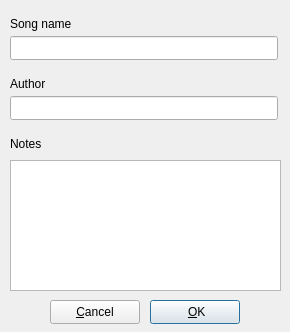
<ui version="4.0" >
 <class>SongPropertiesDialog_UI</class>
 <widget class="QDialog" name="SongPropertiesDialog_UI" >
  <property name="geometry" >
   <rect>
    <x>0</x>
    <y>0</y>
    <width>290</width>
    <height>332</height>
   </rect>
  </property>
  <property name="windowTitle" >
   <string>Form1</string>
  </property>
  <widget class="QLineEdit" name="songNameTxt" >
   <property name="geometry" >
    <rect>
     <x>10</x>
     <y>36</y>
     <width>268</width>
     <height>24</height>
    </rect>
   </property>
  </widget>
  <widget class="QLabel" name="TextLabel1_2" >
   <property name="geometry" >
    <rect>
     <x>10</x>
     <y>72</y>
     <width>268</width>
     <height>24</height>
    </rect>
   </property>
   <property name="minimumSize" >
    <size>
     <width>0</width>
     <height>20</height>
    </size>
   </property>
   <property name="text" >
    <string>Author</string>
   </property>
  </widget>
  <widget class="QLineEdit" name="authorTxt" >
   <property name="geometry" >
    <rect>
     <x>10</x>
     <y>96</y>
     <width>268</width>
     <height>24</height>
    </rect>
   </property>
  </widget>
  <widget class="QLabel" name="TextLabel2" >
   <property name="geometry" >
    <rect>
     <x>10</x>
     <y>132</y>
     <width>268</width>
     <height>24</height>
    </rect>
   </property>
   <property name="minimumSize" >
    <size>
     <width>0</width>
     <height>20</height>
    </size>
   </property>
   <property name="text" >
    <string>Notes</string>
   </property>
  </widget>
  <widget class="QLabel" name="TextLabel1" >
   <property name="geometry" >
    <rect>
     <x>10</x>
     <y>12</y>
     <width>268</width>
     <height>24</height>
    </rect>
   </property>
   <property name="minimumSize" >
    <size>
     <width>0</width>
     <height>20</height>
    </size>
   </property>
   <property name="text" >
    <string>Song name</string>
   </property>
  </widget>
  <widget class="QPushButton" name="okBtn" >
   <property name="geometry" >
    <rect>
     <x>150</x>
     <y>300</y>
     <width>90</width>
     <height>24</height>
    </rect>
   </property>
   <property name="text" >
    <string> &amp;OK</string>
   </property>
   <property name="shortcut" >
    <string>Alt+O</string>
   </property>
   <property name="default" >
    <bool>true</bool>
   </property>
  </widget>
  <widget class="QPushButton" name="cancelBtn" >
   <property name="geometry" >
    <rect>
     <x>50</x>
     <y>300</y>
     <width>90</width>
     <height>24</height>
    </rect>
   </property>
   <property name="text" >
    <string>&amp;Cancel</string>
   </property>
   <property name="shortcut" >
    <string>Alt+C</string>
   </property>
  </widget>
  <widget class="QTextEdit" name="notesTxt" >
   <property name="geometry" >
    <rect>
     <x>10</x>
     <y>160</y>
     <width>271</width>
     <height>131</height>
    </rect>
   </property>
  </widget>
 </widget>
 <layoutdefault spacing="6" margin="11" />
 <includes/>
 <resources/>
 <connections/>
</ui>
